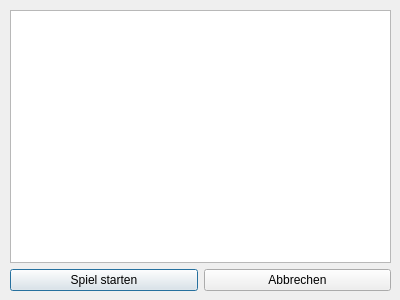
<?xml version="1.0" encoding="UTF-8"?>
<ui version="4.0">
 <class>Lobby</class>
 <widget class="QDialog" name="Lobby">
  <property name="geometry">
   <rect>
    <x>0</x>
    <y>0</y>
    <width>400</width>
    <height>300</height>
   </rect>
  </property>
  <property name="windowTitle">
   <string>Dialog</string>
  </property>
  <widget class="QWidget" name="verticalLayoutWidget">
   <property name="geometry">
    <rect>
     <x>10</x>
     <y>10</y>
     <width>381</width>
     <height>281</height>
    </rect>
   </property>
   <layout class="QVBoxLayout" name="verticalLayout">
    <item>
     <widget class="QTextBrowser" name="textBrowser"/>
    </item>
    <item>
     <layout class="QHBoxLayout" name="horizontalLayout">
      <item>
       <widget class="QPushButton" name="btnSpielStarten">
        <property name="text">
         <string>Spiel starten</string>
        </property>
       </widget>
      </item>
      <item>
       <widget class="QPushButton" name="btnAbbrechen">
        <property name="text">
         <string>Abbrechen</string>
        </property>
       </widget>
      </item>
     </layout>
    </item>
   </layout>
  </widget>
 </widget>
 <resources/>
 <connections/>
</ui>
